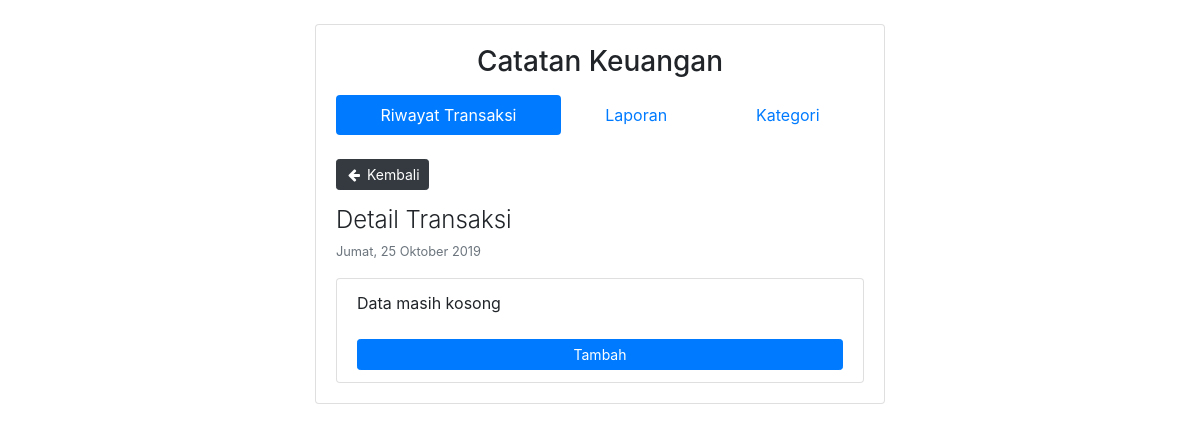
The page /transaksi/detail/1571936400 on the database as committed earlier.
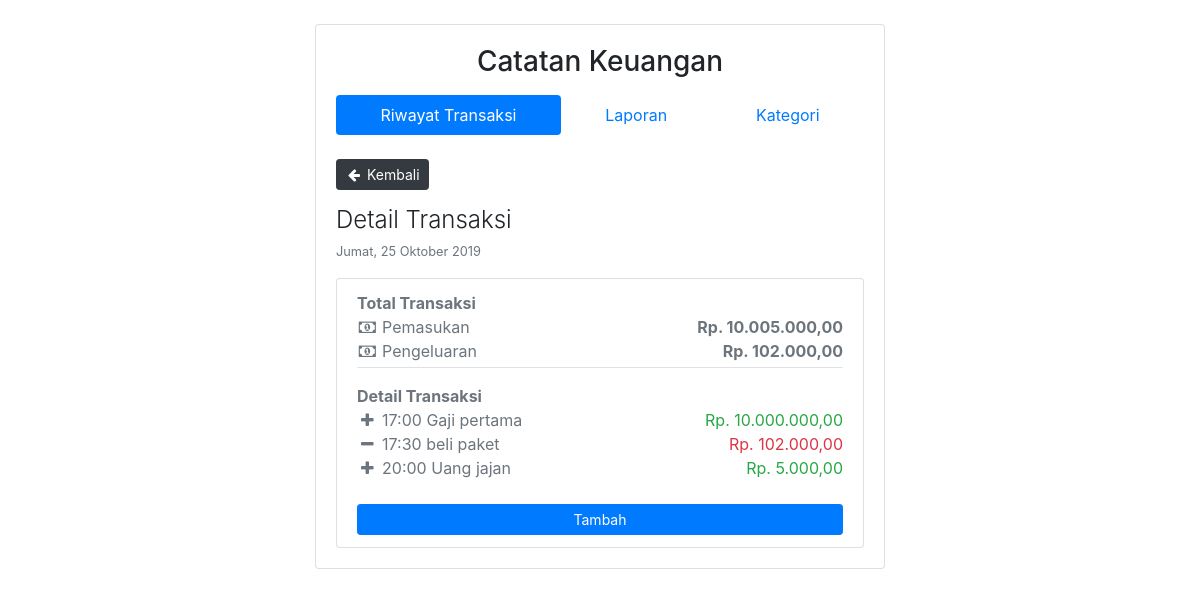
The same page on the database as committed later.
### tables this page shows
CREATE TABLE `transaksi` (
  `id_transaksi` char(20) NOT NULL,
  `user_id` int(11) NOT NULL,
  `kategori_id` int(11) NOT NULL,
  `jumlah` int(11) NOT NULL,
  `tgl_transaksi` date NOT NULL,
  `waktu` time NOT NULL,
  `keterangan` varchar(64) NOT NULL
);

CREATE TABLE `kategori` (
  `id_kategori` int(11) NOT NULL,
  `nama_kategori` varchar(64) NOT NULL,
  `tipe_kategori` enum('pemasukan','pengeluaran') NOT NULL
);

### application/controllers/Transaksi.php (called while the page is built, shortened)
<?php
class Transaksi extends CI_Controller
{
	public function __construct()
	{
		$this->load->model('MainModel', 'main');
	}
	private function template($view, $data = null)
	{
		$this->load->view('templates/header', $data);
		$this->load->view($view);
		$this->load->view('templates/footer');
	}
	public function detail($getTgl)
	{
		$data['judul'] 		= "Detail Transaksi";
		$data['tgl'] 		= encode_php_tags($getTgl);
		$format_tgl 		= date('Y-m-d', $data['tgl']);
		$data['transaksi'] 			= $this->main->getTransaksiByTgl($format_tgl);
		$data['tot_pemasukan'] 		= $this->main->getTotalTransaksi($format_tgl, 'pemasukan');
		$data['tot_pengeluaran']	= $this->main->getTotalTransaksi($format_tgl, 'pengeluaran');
		$this->template('transaksi/detail', $data);
	}
}

### index.php (called while the page is built, shortened)
<?php
require_once BASEPATH.'core/CodeIgniter.php';

### application/helpers/tanggal_helper.php (called while the page is built, shortened)
<?php
function full_tanggal($tgl)
{
    $d = date("D", $tgl);
    switch ($d) {
        case 'Fri':
            $hari = "Jumat";
            break;
    }
    $bulan = [1 => "Januari", "Februari", "Maret", "April", "Mei", "Juni", "Juli", "Agustus", "September", "Oktober", "November", "Desember"];
    $m = date('n', $tgl);
    return $hari . ', ' . date('d', $tgl) . ' ' . $bulan[$m] . ' ' . date('Y', $tgl);
}

### application/models/MainModel.php (called while the page is built, shortened)
<?php
class MainModel extends CI_Model
{
    public function getTransaksiByTgl($tgl)
    {
        $this->db->join('kategori k', 't.kategori_id=k.id_kategori');
        $this->db->order_by('waktu', 'asc');
        return $this->db->get_where('transaksi t', ['tgl_transaksi' => $tgl])->result();
    }
    public function getTotalTransaksi($tgl, $tipe = null)
    {
        $this->db->select_sum('jumlah');
        $this->db->join('kategori k', 't.kategori_id=k.id_kategori');
        return $this->db->get_where('transaksi t', ['tgl_transaksi' => $tgl, 'tipe_kategori' => $tipe])->row_array();
    }
}

### application/views/transaksi/detail.php (the view)
<a href="<?= base_url('transaksi') ?>" class="btn btn-sm btn-dark mb-3">
    <i class="fa fa-fw fa-arrow-left"></i> Kembali
</a>
<h1 class="h4 font-weight-light"><?= $judul; ?></h1>
<p class="small text-muted"><?= full_tanggal($tgl); ?></p>
<ul class="list-group">
    <li class="list-group-item">
        <?php if (!$transaksi) : ?>
            Data masih kosong
        <?php else : ?>
            <p class="font-weight-bold border-bottom pb-1">
                <span class="text-muted d-block">Total Transaksi</span>
                <span class="d-block text-muted">
                    <span class="font-weight-normal">
                        <i class="fa fa-fw fa-money"></i>
                        Pemasukan
                    </span>
                    <span class="float-right">
                        Rp. <?= number_format($tot_pemasukan['jumlah'], 2, ',', '.'); ?>
                    </span>
                </span>
                <span class="d-block text-muted">
                    <span class="font-weight-normal">
                        <i class="fa fa-fw fa-money"></i>
                        Pengeluaran
                    </span>
                    <span class="float-right">
                        Rp. <?= number_format($tot_pengeluaran['jumlah'], 2, ',', '.'); ?>
                    </span>
                </span>
            </p>
            <span class="text-muted font-weight-bold mb-2">Detail Transaksi</span>
            <?php foreach ($transaksi as $t) : ?>
                <div class="<?= $t->tipe_kategori == 'pemasukan' ? 'text-success' : 'text-danger' ?>">
                    <span class="text-muted">
                        <i class="fa fa-fw fa-<?= $t->tipe_kategori == 'pemasukan' ? 'plus' : 'minus' ?>"></i>
                        <?= date('H:i', strtotime($t->waktu)); ?>
                        <?= $t->keterangan ?>
                    </span>
                    <span class="float-right">
                        Rp. <?= number_format($t->jumlah, 2, ',', '.'); ?>
                    </span>
                </div>
            <?php endforeach; ?>
        <?php endif; ?>
        <a href="#" class="btn btn-primary text-center btn-block btn-sm mt-4">Tambah</a>
    </li>
</ul>

Rows that differ between the two databases and show on the page:
now on this page (row edited): transaksi: waktu "17:00", keterangan "Gaji pertama", jumlah "10.000.000,00"
now on this page (row edited): transaksi: waktu "17:30", keterangan "beli paket", jumlah "102.000,00"
added transaksi: waktu "20:00", keterangan "Uang jajan", jumlah "5.000,00"
Other text that changed with them:
$tot_pemasukan['jumlah']: (not shown) → "10.005.000,00"
$tot_pengeluaran['jumlah']: (not shown) → "102.000,00"
text no longer shown: "Data masih kosong"
text now shown: "Total Transaksi Pemasukan Rp. Pengeluaran Rp. Detail Transaksi"
